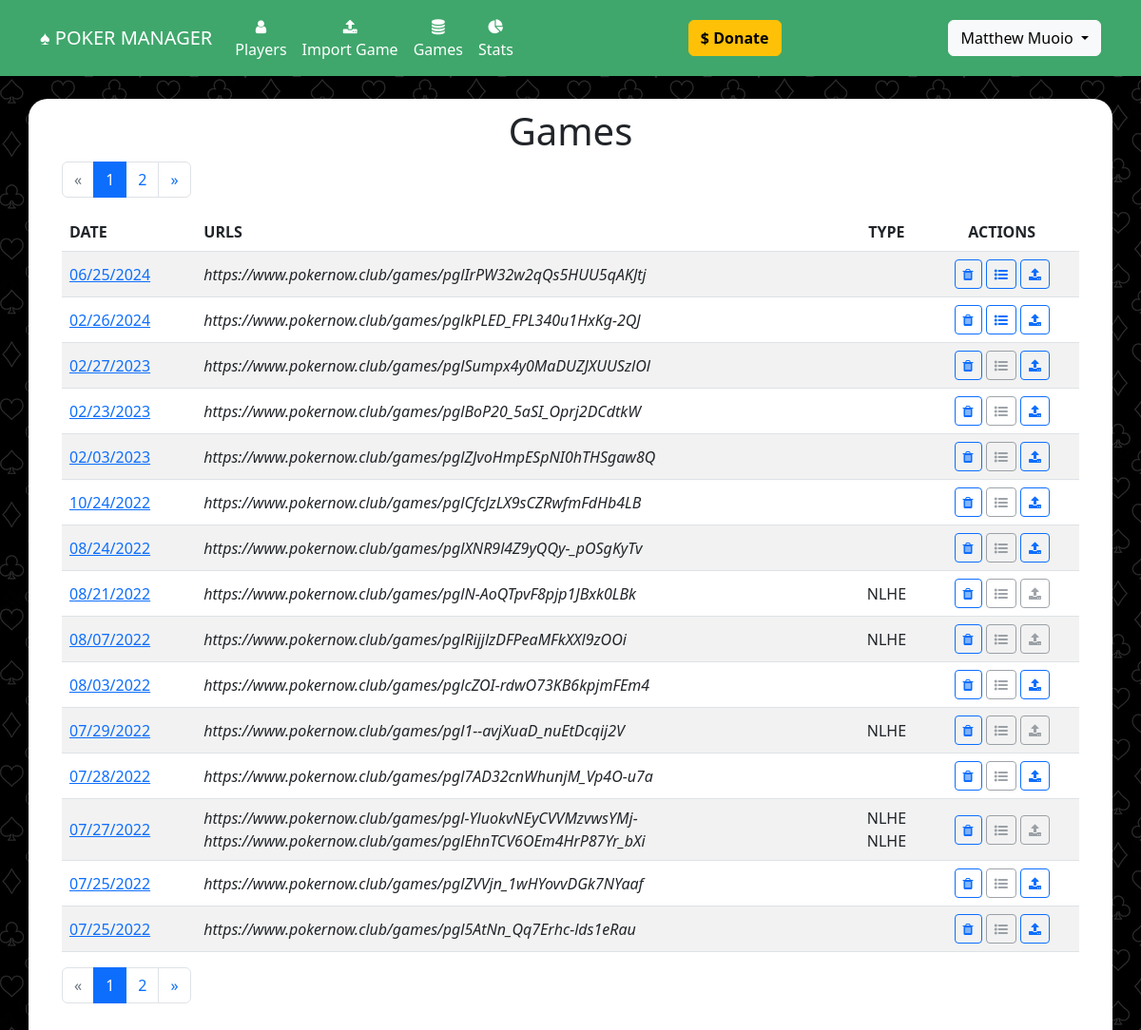
Screenshot of /games (signed in) with the database file from the repository.
### website/models.py (models this page shows)
class User(db.Model, UserMixin):
	id = db.Column(db.Integer, primary_key=True)
	email = db.Column(db.String(150), unique=True)
	password = db.Column(db.String(150))
	first_name = db.Column(db.String(150))
	last_name = db.Column(db.String(150))
	player_id = db.Column(db.Integer, db.ForeignKey('player.id'))
	admin = db.Column(db.Boolean, default=False)
	subscribed = db.Column(db.Boolean, default=False)
	can_upload = db.Column(db.Boolean, default=False)
	expires_on = db.Column(db.DateTime(timezone=True), default=func.now())

class Game(db.Model):
	id = db.Column(db.Integer, primary_key=True)
	settled = db.Column(db.Boolean, default=False)
	date = db.Column(db.DateTime(timezone=True), default=func.now())
	urls = db.relationship('Url', backref='game')
	payments = db.relationship('Payment', backref='game')
	earnings = db.relationship('Earning', backref='game')
	buyins = db.Column(db.Integer)
	behaviors = db.relationship('Behavior', backref='game')
	decimal = db.Column(db.Boolean, default=False)

class Url(db.Model):
	id = db.Column(db.Integer, primary_key=True)
	url =  db.Column(db.String(300), unique=True)
	game_id = db.Column(db.Integer, db.ForeignKey('game.id'))
	imported = db.Column(db.Boolean, default=False)
	behaviors = db.relationship('Behavior', backref='url')
	game_type = db.Column(db.String(20))
	small_blind = db.Column(db.Numeric)
	big_blind = db.Column(db.Numeric)

### website/views.py (the view)
@views.route('/games', methods=['GET','POST'])
def games():
	search = False
	q = request.args.get('q')
	if q:
		search = True
	page = request.args.get(get_page_parameter(), type=int, default=1)
	games = Game.query.order_by(Game.date.desc()).all()
	game_page = Game.query.order_by(Game.date.desc()).paginate(page=page, per_page=15)
	pagination = Pagination(page=page, total=len(games), search=search, record_name='games', per_page=15)
	urls = {}
	for game in games:
		for url in game.urls:
			if game.id in urls.keys():
				if url.imported == False:
					urls[game.id] = url.imported
			else:
				urls[game.id] = url.imported
	return render_template("games.html", user=current_user, games=game_page.items, pagination=pagination, imported=urls)

### website/__init__.py (called while the page is built)
def create_app():
	app = Flask(__name__)
	app.config['SECRET_KEY'] = 'secret_key_password_string'
	app.config['SQLALCHEMY_DATABASE_URI'] = os.getenv('DATABASE_URL_SQ')
	migrate.init_app(app, db, render_as_batch=True)
	db.init_app(app)
	from .models import User, Player, Alias, Game, Payment, Url, Earning, PokernowId, Behavior
	from .views import views
	from .auth import auth
	app.register_blueprint(views, url_prefix='/')
	app.register_blueprint(auth, url_prefix='/')
	login_manager = LoginManager()
	login_manager.login_view = 'auth.login'
	login_manager.init_app(app)
	@login_manager.user_loader
	def load_user(id):
		return User.query.get(int(id))
	return app

### website/templates/games.html (shortened to what this page needs)
{% extends "base.html" %} {% block title %}Games{% endblock %} {% block content
%}
<h1 align="center">Games</h1>
{{ pagination.links }}
<div id="no-more-tables">
	<table class="table table-striped">
		<thead>
			<tr>
				<th scope="col">DATE</th>
				<th scope="col">URLS</th>
				<th scope="col" style="text-align: center">TYPE</th>
				{% if user and user.is_authenticated and user.admin %}
				<th scope="col" style="text-align: center">ACTIONS</th>
				{% endif %}
			</tr>
		</thead>
		<tbody>
			{% for game in games %}
			<tr>
				<td style="vertical-align: middle">
					<a href="{{url_for('views.payout', game_id=game.id)}}"
						>{{ game.date.strftime("%m/%d/%Y") }}</a
					>
				</td>
				<td style="vertical-align: middle">
					{% for url in game.urls %}
					<i>{{url.url}}</i><br />
					{% endfor %}
				</td>
				<td align="center" style="vertical-align: middle">
					{% for url in game.urls %} {% if url.game_type %} {{
					url.game_type}}{% if not loop.last %}<br />{% endif %} {%
					endif %} {% endfor %}
				</td>
				{% if user and user.is_authenticated and user.admin %}
				<td align="center" style="vertical-align: middle">
					{% if user and user.is_authenticated and user.admin %}
					<a
						href="#"
						class="btn btn-sm btn-outline-primary"
						data-bs-toggle="modal"
						data-bs-target="#confirmDelete_{{game.id}}"
						data-toggle="tooltip"
						data-placement="top"
						title="Delete Game"
						><i class="fa fa-trash" aria-hidden="true"></i
					></a>
					{% if not game.settled %}
					<a
						href="{{url_for('views.link_players', game_id=game.id)}}"
						class="btn btn-sm btn-outline-primary"
						data-toggle="tooltip"
						data-placement="top"
						title="Settle Game"
						><i class="fa fa-list-ul" aria-hidden="true"></i
					></a>
					{% else %}
					<a
						href="{{url_for('views.link_players', game_id=game.id)}}"
						class="btn btn-sm btn-outline-secondary disabled"
						><i class="fa fa-list-ul" aria-hidden="true"></i
					></a>
					{% endif %} {% if not imported[game.id] %}
					<a
						href="{{url_for('views.import_log', game_id=game.id)}}"
						class="btn btn-sm btn-outline-primary"
						data-toggle="tooltip"
						data-placement="top"
						title="Upload Logs"
						><i class="fa fa-upload" aria-hidden="true"></i
					></a>
					{% else %}
					<a
						href="{{url_for('views.import_log', game_id=game.id)}}"
						class="btn btn-sm btn-outline-secondary disabled"
						><i class="fa fa-upload" aria-hidden="true"></i
					></a>
					{% endif %} {% endif %}
				</td>
				{% endif %}
			</tr>
			{% endfor %}
		</tbody>
	</table>
</div>
{{ pagination.links }}
{% endblock %}

### website/templates/base.html (shortened to what this page needs)
<!DOCTYPE html>
<html>
    <head>
<link href="https://cdn.jsdelivr.net/npm/bootstrap@5.2.0-beta1/dist/css/bootstrap.min.css" rel="stylesheet">
    <link
      rel="stylesheet"
      href="https://stackpath.bootstrapcdn.com/font-awesome/4.7.0/css/font-awesome.min.css"
    />
    <link
      rel="stylesheet"
      href="static/style.css"
    />
    </head>
    <body class="body">
        <nav class="navbar navbar-expand-lg navbar-dark" style="background-color: #3fa76c;">
            <div class="container-fluid" style="max-width: 1140px;margin-right:auto;margin-left:auto">
                <a class="navbar-brand" href="/">&spades; POKER MANAGER</a>
                <div class="collapse navbar-collapse justify-content-start" id="mainNavbar">
                    <div class="navbar-nav">
                        <ul class="navbar-nav me-auto mb-2 mb-lg-0">
                            <li class="nav-item" align="center"><a class="nav-link" id="nav-players" href="/players"><i class="fa fa-user" aria-hidden="true"></i><br/>Players</a></li>
                            {% if user and  user.is_authenticated and user.can_upload %}
                            <li class="nav-item" align="center"><a class="nav-link" id="nav-import-game" href="/import_game"><i class="fa fa-upload" aria-hidden="true"></i><br/>Import Game</a></li>
                            {% endif %}
                            <li class="nav-item" align="center"><a class="nav-link" id="nav-import-game" href="/games"><i class="fa fa-database" aria-hidden="true"></i><Br/>Games</a></li>
                            {% if user and  user.is_authenticated and user.player_id and user.subscribed %}
                            <li class="nav-item" align="center"><a class="nav-link" id="nav-import-game" href="/player_stats"><i class="fa fa-pie-chart" aria-hidden="true"></i><br/>Stats</a></li>
                            {% endif %}
                        </ul>
                    </div>
                    <div class="navbar-nav ml-auto" style="margin-left: auto">
                       <a href="https://account.venmo.com/u/MattMuoio" target="_blank" class="btn btn-warning"><b>$ Donate</b></a>
                    </div>
                    <div class="navbar-nav ml-auto" style="margin-left: auto">
                        <ul class="navbar-nav me-auto mb-2 mb-lg-0">
                            {% if user and  user.is_authenticated %}
                            <div class="dropdown">
                                <button class="btn btn-light dropdown-toggle" type="button" data-bs-toggle="dropdown" aria-expanded="false">
                                {{user.first_name}} {{user.last_name}}
                                </button>
                            </div>
                            {% else %}
                            <ul class="navbar-nav me-auto mb-2 mb-lg-0">
                                <li class="nav-item"><a class="nav-link" id="nav-signUp" href="/sign-up">Sign Up</a></li>
                                <li class="nav-item"><a class="nav-link" id="nav-login" href="/login">Login</a></li>
                            </ul>
                            {% endif %}
                        </ul>
                    </div>
                </div>
            </div>
        </nav>
        <br/>
        <div class="container h-100 body_container" style="max-width:1140px; background-color: #fff;">
            {% block content %}
            {% endblock %}
        </div>
    </body>
</html>

### website/static/style.css (style rules this page uses)
.body { height: 100%; background-image: url("card_suits4.png"); }
.body_container { border-radius: 20px; padding: 10px 35px 35px 35px; }
.nav-link { color: #fff; }

### rows the page displays
User: first_name "Matthew", last_name "Muoio"
Game: date "06/25/2024"
Url: url "https://www.pokernow.club/games/pglIrPW32w2qQs5HUU5qAKJtj"
Game: date "02/26/2024"
Url: url "https://www.pokernow.club/games/pglkPLED_FPL340u1HxKg-2QJ"
Game: date "02/27/2023"
Url: url "https://www.pokernow.club/games/pglSumpx4y0MaDUZJXUUSzlOl"
Game: date "02/23/2023"
Url: url "https://www.pokernow.club/games/pglBoP20_5aSI_Oprj2DCdtkW"
Game: date "02/03/2023"
Url: url "https://www.pokernow.club/games/pglZJvoHmpESpNI0hTHSgaw8Q"
Game: date "10/24/2022"
Url: url "https://www.pokernow.club/games/pglCfcJzLX9sCZRwfmFdHb4LB"
Game: date "08/24/2022"
Url: url "https://www.pokernow.club/games/pglXNR9l4Z9yQQy-_pOSgKyTv"
Game: date "08/21/2022"
Url: url "https://www.pokernow.club/games/pglN-AoQTpvF8pjp1JBxk0LBk", game_type "NLHE"
Game: date "08/07/2022"
Url: url "https://www.pokernow.club/games/pglRijjlzDFPeaMFkXXl9zOOi", game_type "NLHE"
Game: date "08/03/2022"
Url: url "https://www.pokernow.club/games/pglcZOI-rdwO73KB6kpjmFEm4"
Game: date "07/29/2022"
Url: url "https://www.pokernow.club/games/pgl1--avjXuaD_nuEtDcqij2V", game_type "NLHE"
Game: date "07/28/2022"
Url: url "https://www.pokernow.club/games/pgl7AD32cnWhunjM_Vp4O-u7a"
Game: date "07/27/2022"
Url: url "https://www.pokernow.club/games/pgl-YluokvNEyCVVMzvwsYMj-", game_type "NLHE"
Url: url "https://www.pokernow.club/games/pglEhnTCV6OEm4HrP87Yr_bXi", game_type "NLHE"
Game: date "07/25/2022"
Url: url "https://www.pokernow.club/games/pglZVVjn_1wHYovvDGk7NYaaf"
Game: date "07/25/2022"
Url: url "https://www.pokernow.club/games/pgl5AtNn_Qq7Erhc-lds1eRau"

### other values shown
{{ pagination.links }} "« 1 2 »"
